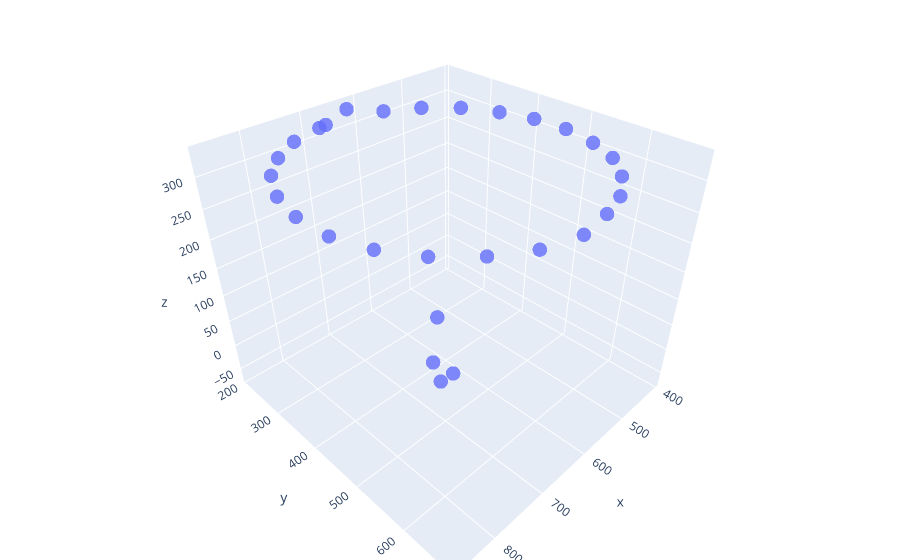

Write notebook code for a chart like this one.
### Code cell
import plotly.graph_objects as go
import numpy as np

points = list(filter(lambda p: p.z < 400, frames[10].points))

fig = go.Figure(data=[go.Scatter3d(
    x=[p.x for p in points],
    y=[p.y for p in points],
    z=[p.z for p in points],
    mode='markers',
    marker=dict(
        size=5,
        colorscale='Viridis',   # choose a colorscale
        opacity=0.8
    )
)])

# tight layout
fig.update_layout(margin=dict(l=0, r=0, b=0, t=0))
fig.show()

### Figure 1 — Plotly figure (JSON) as saved in the notebook; plotly's stock layout.template omitted (floating-point values rounded to 4 significant figures)
{"data": [{"marker": {"colorscale": [[0, "#440154"], [0.1111, "#482878"], [0.2222, "#3e4989"], [0.3333, "#31688e"], [0.4444, "#26828e"], [0.5556, "#1f9e89"], [0.6667, "#35b779"], [0.7778, "#6ece58"], [0.8889, "#b5de2b"], [1, "#fde725"]], "opacity": 0.8, "size": 5}, "mode": "markers", "type": "scatter3d", "x": [652.3, 654.0, 650.2, 623.3, 421.0, 407.9, 411.5, 430.1, 446.2, 487.0, 463.7, 537.4, 510.4, 589.4, 565.5, 681.3, 712.1, 737.5, 669.3, 764.7, 785.7, 810.1, 842.8, 860.6, 823.8, 849.9, 658.2, 862.5, 626.4], "y": [440.2, 424.4, 466.9, 403.6, 525.3, 466.4, 407.3, 351.5, 575.9, 617.6, 298.0, 648.2, 254.8, 663.5, 225.8, 215.1, 659.7, 231.6, 214.7, 630.1, 264.9, 587.0, 536.5, 480.2, 307.2, 361.0, 678.6, 419.3, 211.9], "z": [-66.73, -33.34, -32.2, 31.82, 310.7, 310.7, 311.0, 311.6, 311.7, 312.5, 313.5, 313.7, 314.4, 315.4, 315.8, 318.8, 318.9, 319.3, 320.0, 320.7, 320.8, 321.4, 322.2, 322.4, 322.6, 322.7, 322.7, 323.1, 332.2]}], "layout": {"margin": {"b": 0, "l": 0, "r": 0, "t": 0}}}
